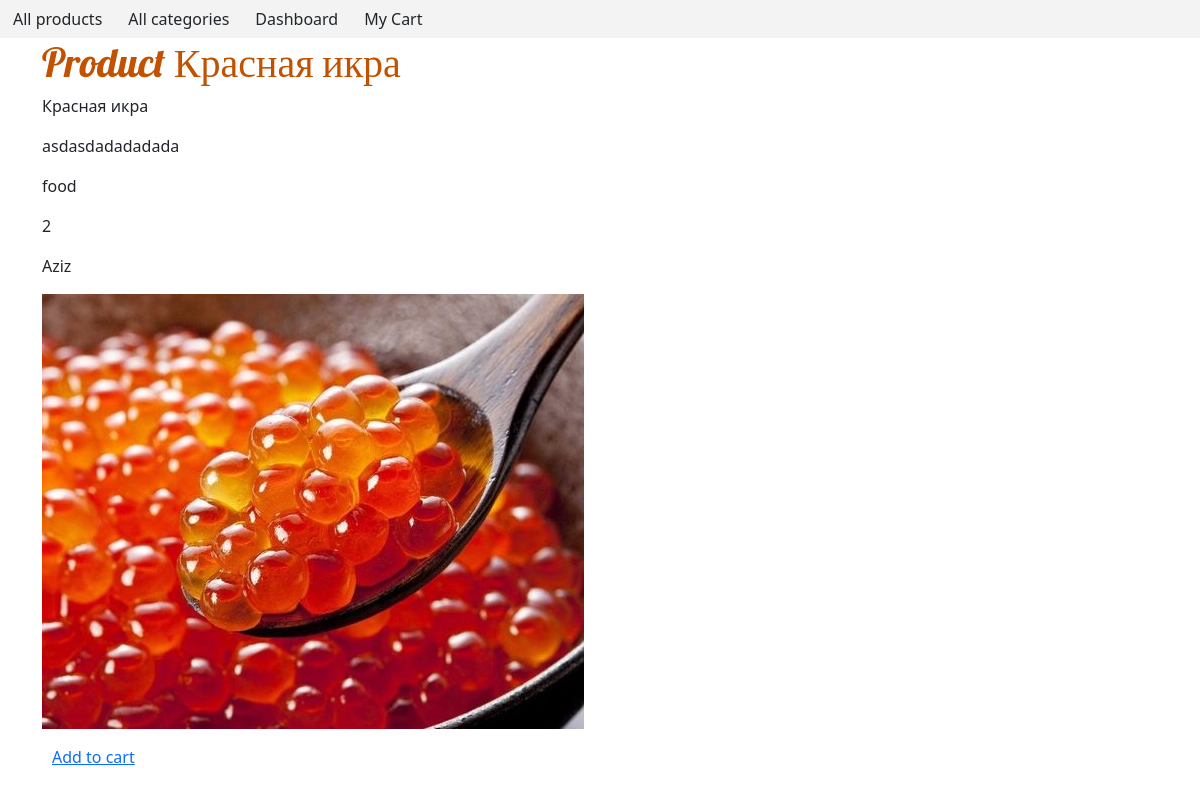
The app's page /catalog/1 with its own data.
### main/models.py (models this page shows, shortened)
class Product(models.Model):
    name = models.CharField(max_length=128, blank=False)
    description = models.TextField(blank=False)
    images = models.ImageField(upload_to="gallery")
    tags = models.CharField(max_length=128)
    quantity = models.IntegerField(blank=False)
    price = models.FloatField(default=0.0)
    seller = models.ForeignKey(to="Seller", on_delete=models.CASCADE)
    category = models.ManyToManyField(to="Category")
    cart = models.ForeignKey("cart.Cart", null=True, blank=True, on_delete=models.CASCADE)

class Seller(models.Model):
    user = models.OneToOneField(User, on_delete=models.CASCADE)
    name = models.CharField(max_length=128, blank=False)
    num_of_goods = models.IntegerField(blank=False)
    class Meta:
        permissions = (("add_product", "can add product"),
                       ("change_product", "can change product"),
                       ("delete_product", "can delete product"))

### main/views.py (the view)
# urls.py: path('catalog/<int:pk>', ProductView.as_view(), name="product"),
class ProductView(DetailView):
    model = Product
    template_name = 'product_view.html'
    context_object_name = 'product'
    queryset = Product.objects.all()

### templates/product_view.html
{% extends 'flatpages/default.html' %}
{% block content %}
  <h1>
    Product <span>{{ product.name }}</span>
  </h1>
        <p>{{ product.name }}</p>
        <p>{{ product.description }}</p>
        <p>{{ product.tags|truncatewords:3 }}</p>
        <p>{{ product.quantity }}</p>
        <p>{{ product.seller.name }}</p>
        <p><img src="{{ product.images.url }}" alt=""></p>
        <p>
            <a href="{% url 'add_to_cart' product.pk %}">Add to cart</a>
        </p>
{% endblock %}

### static/css/style.css (style rules this page uses)
h1 { color: #C25100; font-family: 'Lobster', cursive; }
a { padding-left:10px; }

### records on screen
Product: name "Красная икра", description "asdasdadadadada", tags "food", quantity "2", seller.name "Aziz", images (picture)
